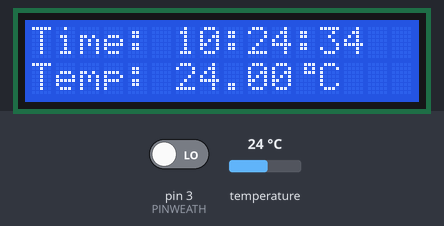
The sketch below on a simulated Arduino Uno, built with avr-gcc and run on an emulated ATmega328P. Shown: 16×2 character LCD. The test bench sets the inputs (shaded band); at power-on: temperature 24 °C, pin 3 (PINWEATH) LOW. The local clock reads 2024-03-15 10:24:30 at power-on unless the sketch sets it; no radio packets arrive unless stated; what the sketch prints to the serial monitor is not drawn.

Above: at 4.8 s.
4.9 s: temperature set to 9 °C
At 7.7 s:
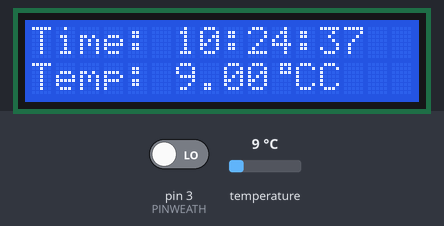
7.9 s: pin 3 (PINWEATH) driven HIGH
9.4 s: pin 3 (PINWEATH) driven LOW
At 10.9 s:
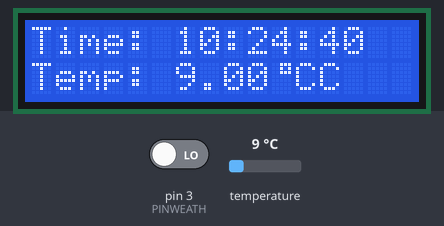
11.6 s: temperature set to 12 °C
At 12.9 s:
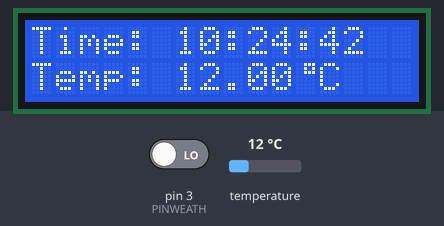
13.6 s: temperature set to 19 °C
At 14.9 s:
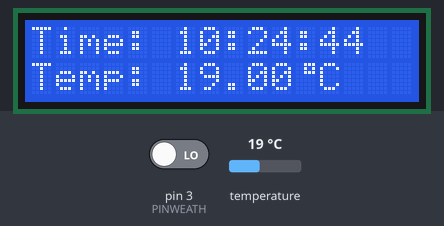
Timing chart, 0 to 16.6 s (numbered marks = the images above; inputs shaded):
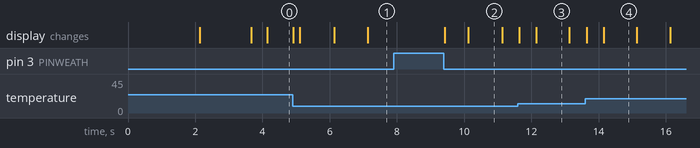

The sketch:

NRFLCD.ino
```cpp
#include <TimeLib.h>
#include <DS3232RTC.h>
#include <Wire.h>
#include <LiquidCrystal_I2C.h>
#include "RF24.h"
#include <SPI.h>

// Set the LCD address to 0x27 for a 16 chars and 2 line display
LiquidCrystal_I2C lcd(0x27, 16, 2);

int msg[1];                                       //Request message holder

/* Hardware configuration: Set up nRF24L01 radio on SPI bus plus pins 9 & 10 */
RF24 radio(9, 10);

/*Pipes for reading/writing respectively*/
uint8_t addresses[][6] = {"1Node", "2Node"};
/*Set channel above WiFi band.*/
uint8_t channel = 124;
/*Set response timeout period*/
unsigned long timeout_period = 200000;


uint8_t PINWEATH = 3;                         //Switch for sending DHT sensor data request
boolean dataSend = false;                     //If request was sent, set this to true

struct weather {
  float temp;
  float hum;
};

typedef struct weather Weather;
Weather data;


/**
   Byte arrays for creating custom LCD chars
*/
byte heart[8] = {
  0b00000,
  0b01010,
  0b10101,
  0b10001,
  0b10001,
  0b01010,
  0b00100,
  0b00000
};

byte degree[8] = {
  0b00111,
  0b00101,
  0b00111,
  0b00000,
  0b00000,
  0b00000,
  0b00000,
  0b00000
};

void setup()
{
  Serial.begin(9600);
  Serial.println("...initializing");
  pinMode(PINWEATH, INPUT);
  radio.begin();
  radio.setPALevel(RF24_PA_LOW);
  radio.setDataRate(RF24_250KBPS);
  radio.setChannel(channel);
  radio.openReadingPipe(1, addresses[0]);
  radio.openWritingPipe(addresses[1]);
  radio.powerDown();

  lcd.init();                      // initialize the lcd
  lcd.backlight();
  //Creating custom chars
  lcd.createChar(1, heart);
  lcd.createChar(2, degree);

  // Print a message to the LCD.
  lcd.setCursor(5, 0);
  lcd.print("Arduino");
  lcd.setCursor(2, 1);
  lcd.write(1);
  lcd.print("Ivy Clock");
  lcd.write(1);
  delay(2000);
  setSyncProvider(RTC.get);   // the function (from TimeLib.h) to get the time from the RTC
  lcd.clear();
  if (timeStatus() != timeSet) {
    lcd.setCursor(0, 0);
    lcd.print("Unable to sync");
    lcd.setCursor(0, 1);
    lcd.print("with the RTC");
  } else {
    lcd.setCursor(0, 0);
    lcd.print("RTC has set");
    lcd.setCursor(0, 1);
    lcd.print("the system time");
  }
  delay(1500);
  lcd.clear();
  Serial.println("System online!");
}


void loop() {
  if (digitalRead(PINWEATH) == HIGH) {
    Serial.println("Button high!");
    radio.powerUp();
    delay(20);
    if (!dataSend) {
      Serial.println("Data Send");
      msg[0] = 111;
      if (!radio.write(msg, 1)) {
        Serial.println("failed");
      } else {
        dataSend = true;
        radio.startListening();
        radioListen();
      }
    }

  } else {
    dataSend = false;
    digitalClockDisplay();
  }
}

void digitalClockDisplay(void)
{
  lcd.setCursor(0, 0);
  lcd.print("Time: ");
  printHours(hour());
  printDigits(minute());
  printDigits(second());
  lcd.setCursor(0, 1);
  float c = RTC.temperature() / 4.;
  lcd.print("Temp: ");
  lcd.print(c);
  lcd.write(2);
  lcd.print("C");
}

void printDigits(int digits)
{
  // utility function for digital clock display: prints preceding colon and leading 0
  lcd.print(':');
  if (digits < 10)
    lcd.print('0');
  lcd.print(digits);
}

void printHours(int hours)
{
  // utility function for digital clock display
  if (hours < 10)
    lcd.print('0');
  lcd.print(hours);
}

void printDHT() {
  lcd.clear();                                              // Clear display for displaying sensor data
  lcd.print("Temp: ");
  lcd.print(data.temp, 1);                                  // Print recieved DHT temperature
  lcd.write(2);
  lcd.print("C");
  lcd.setCursor(0, 1);
  lcd.print("Hum:  ");
  lcd.print(data.hum, 1);                                   // Print recieved DHT humidity
  lcd.print(" %");
  delay(4000);
  dataSend = false;
  lcd.clear();
}

void radioListen() {
  unsigned long started_waiting_at = micros();               // Set up a timeout period, get the current microseconds
  boolean timeout = false;                                   // Set up a variable to indicate if a response was received or not

  while (! radio.available() ) {                            // While nothing is received
    if (micros() - started_waiting_at > timeout_period ) {  // If waited longer than timeout period, indicate timeout and exit while loop
      timeout = true;
      break;
    }
  }
  if ( timeout ) {                                          // Describe the results
    radio.stopListening();                                  //Stop listening and power down the radio
    radio.powerDown();
    Serial.println("Failed, response timed out.");
  } else {
    while (radio.available()) {
      radio.read(&data, sizeof(data));
      radio.stopListening();
      radio.powerDown();
      delay(30);
      Serial.println("Data Rec");
      printDHT();
    }
  }
}
```

Measured:
- after the input at 4.9 s, the display: first changes at once (image 1 shows a later state)
- after the input at 7.9 s, every drawn part: stays the same
- after the input at 9.4 s, the display: first changes at once (image 2 shows a later state)
- after the input at 11.6 s, the display: first changes at once (image 3 shows a later state)
- what the display in image 2 shows lasts 1.0 s, from 10.1 s to 11.1 s
